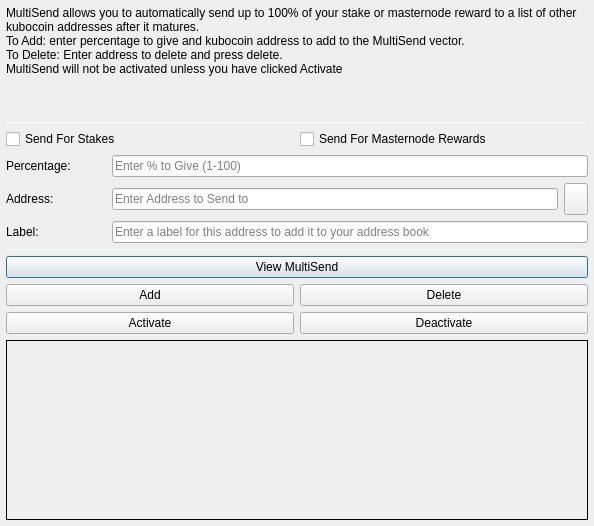
<?xml version="1.0" encoding="UTF-8"?>
<ui version="4.0">
 <class>MultiSendDialog</class>
 <widget class="QDialog" name="MultiSendDialog">
  <property name="windowModality">
   <enum>Qt::NonModal</enum>
  </property>
  <property name="geometry">
   <rect>
    <x>0</x>
    <y>0</y>
    <width>594</width>
    <height>526</height>
   </rect>
  </property>
  <property name="windowTitle">
   <string>MultiSend</string>
  </property>
  <layout class="QVBoxLayout" name="verticalLayout" stretch="0">
   <property name="leftMargin">
    <number>6</number>
   </property>
   <property name="topMargin">
    <number>6</number>
   </property>
   <property name="rightMargin">
    <number>6</number>
   </property>
   <property name="bottomMargin">
    <number>6</number>
   </property>
   <item>
    <layout class="QVBoxLayout" name="verticalLayout_Main" stretch="1,1,1,0,1,1,1">
     <item>
      <widget class="QLabel" name="label_2">
       <property name="lineWidth">
        <number>1</number>
       </property>
       <property name="text">
        <string>MultiSend allows you to automatically send up to 100% of your stake or masternode reward to a list of other kubocoin addresses after it matures.
To Add: enter percentage to give and kubocoin address to add to the MultiSend vector.
To Delete: Enter address to delete and press delete.
MultiSend will not be activated unless you have clicked Activate</string>
       </property>
       <property name="alignment">
        <set>Qt::AlignLeading|Qt::AlignLeft|Qt::AlignTop</set>
       </property>
       <property name="wordWrap">
        <bool>true</bool>
       </property>
      </widget>
     </item>
     <item>
      <widget class="Line" name="line">
       <property name="minimumSize">
        <size>
         <width>0</width>
         <height>1</height>
        </size>
       </property>
       <property name="maximumSize">
        <size>
         <width>16777215</width>
         <height>1</height>
        </size>
       </property>
       <property name="orientation">
        <enum>Qt::Horizontal</enum>
       </property>
      </widget>
     </item>
     <item>
      <layout class="QVBoxLayout" name="verticalLayout_Settings">
       <item>
        <layout class="QHBoxLayout" name="horizontalLayout">
         <item>
          <widget class="QCheckBox" name="multiSendStakeCheckBox">
           <property name="text">
            <string>Send For Stakes</string>
           </property>
          </widget>
         </item>
         <item>
          <widget class="QCheckBox" name="multiSendMasternodeCheckBox">
           <property name="text">
            <string>Send For Masternode Rewards</string>
           </property>
          </widget>
         </item>
        </layout>
       </item>
       <item>
        <layout class="QHBoxLayout" name="horizontalLayout_6">
         <item>
          <widget class="QLabel" name="label">
           <property name="minimumSize">
            <size>
             <width>100</width>
             <height>0</height>
            </size>
           </property>
           <property name="toolTip">
            <string>Percentage of stake to send</string>
           </property>
           <property name="text">
            <string>Percentage:</string>
           </property>
          </widget>
         </item>
         <item>
          <widget class="QLineEdit" name="multiSendPercentEdit">
           <property name="toolTip">
            <string>Enter whole numbers 1 - 100</string>
           </property>
           <property name="placeholderText">
            <string>Enter % to Give (1-100)</string>
           </property>
          </widget>
         </item>
        </layout>
       </item>
       <item>
        <layout class="QHBoxLayout" name="horizontalLayout_7">
         <item>
          <widget class="QLabel" name="label_5">
           <property name="minimumSize">
            <size>
             <width>100</width>
             <height>0</height>
            </size>
           </property>
           <property name="toolTip">
            <string>Address to send portion of stake to</string>
           </property>
           <property name="text">
            <string>Address:</string>
           </property>
          </widget>
         </item>
         <item>
          <widget class="QLineEdit" name="multiSendAddressEdit">
           <property name="toolTip">
            <string/>
           </property>
           <property name="placeholderText">
            <string>Enter Address to Send to</string>
           </property>
          </widget>
         </item>
         <item>
          <widget class="QToolButton" name="addressBookButton">
           <property name="maximumSize">
            <size>
             <width>16777215</width>
             <height>32</height>
            </size>
           </property>
           <property name="toolTip">
            <string>Choose an address from the address book</string>
           </property>
           <property name="text">
            <string/>
           </property>
           <property name="icon">
            <iconset resource="../kubocoin.qrc">
             <normaloff>:/icons/address-book</normaloff>:/icons/address-book</iconset>
           </property>
           <property name="shortcut">
            <string>Alt+A</string>
           </property>
          </widget>
         </item>
        </layout>
       </item>
      </layout>
     </item>
     <item>
      <layout class="QHBoxLayout" name="horizontalLayout_3">
       <item>
        <widget class="QLabel" name="label_3">
         <property name="minimumSize">
          <size>
           <width>100</width>
           <height>0</height>
          </size>
         </property>
         <property name="text">
          <string>Label:</string>
         </property>
        </widget>
       </item>
       <item>
        <widget class="QLineEdit" name="labelAddressLabelEdit">
         <property name="placeholderText">
          <string>Enter a label for this address to add it to your address book</string>
         </property>
        </widget>
       </item>
      </layout>
     </item>
     <item>
      <widget class="Line" name="line_2">
       <property name="minimumSize">
        <size>
         <width>0</width>
         <height>1</height>
        </size>
       </property>
       <property name="maximumSize">
        <size>
         <width>16777215</width>
         <height>1</height>
        </size>
       </property>
       <property name="orientation">
        <enum>Qt::Horizontal</enum>
       </property>
      </widget>
     </item>
     <item>
      <layout class="QVBoxLayout" name="verticalLayout_Buttons">
       <item>
        <layout class="QHBoxLayout" name="horizontalLayout_4">
         <item>
          <widget class="QPushButton" name="viewButton">
           <property name="toolTip">
            <string/>
           </property>
           <property name="statusTip">
            <string>View MultiSend Vector</string>
           </property>
           <property name="text">
            <string>View MultiSend</string>
           </property>
          </widget>
         </item>
        </layout>
       </item>
       <item>
        <layout class="QHBoxLayout" name="horizontalLayout_2">
         <item>
          <widget class="QPushButton" name="addButton">
           <property name="toolTip">
            <string/>
           </property>
           <property name="statusTip">
            <string>Add to MultiSend Vector</string>
           </property>
           <property name="text">
            <string>Add</string>
           </property>
          </widget>
         </item>
         <item>
          <widget class="QPushButton" name="deleteButton">
           <property name="toolTip">
            <string/>
           </property>
           <property name="statusTip">
            <string>Delete Address From MultiSend Vector</string>
           </property>
           <property name="text">
            <string>Delete</string>
           </property>
          </widget>
         </item>
        </layout>
       </item>
       <item>
        <layout class="QHBoxLayout" name="horizontalLayout_5">
         <item>
          <widget class="QPushButton" name="activateButton">
           <property name="statusTip">
            <string>Activate MultiSend</string>
           </property>
           <property name="text">
            <string>Activate</string>
           </property>
          </widget>
         </item>
         <item>
          <widget class="QPushButton" name="disableButton">
           <property name="statusTip">
            <string>Deactivate MultiSend</string>
           </property>
           <property name="text">
            <string>Deactivate</string>
           </property>
          </widget>
         </item>
        </layout>
       </item>
      </layout>
     </item>
     <item>
      <widget class="QLabel" name="message">
       <property name="minimumSize">
        <size>
         <width>0</width>
         <height>180</height>
        </size>
       </property>
       <property name="frameShape">
        <enum>QFrame::Panel</enum>
       </property>
       <property name="frameShadow">
        <enum>QFrame::Plain</enum>
       </property>
       <property name="lineWidth">
        <number>1</number>
       </property>
       <property name="midLineWidth">
        <number>1</number>
       </property>
       <property name="text">
        <string/>
       </property>
       <property name="alignment">
        <set>Qt::AlignLeading|Qt::AlignLeft|Qt::AlignTop</set>
       </property>
       <property name="wordWrap">
        <bool>true</bool>
       </property>
      </widget>
     </item>
    </layout>
   </item>
  </layout>
 </widget>
 <resources>
  <include location="../kubocoin.qrc"/>
 </resources>
 <connections/>
</ui>
